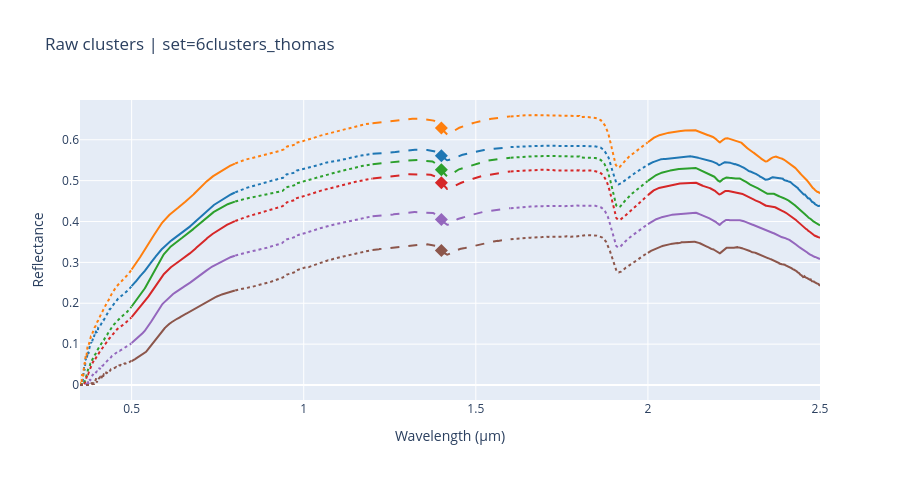
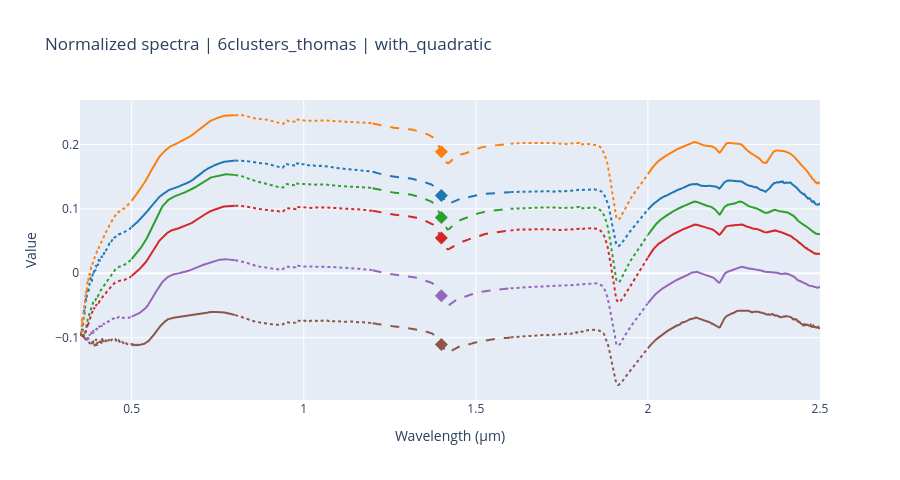
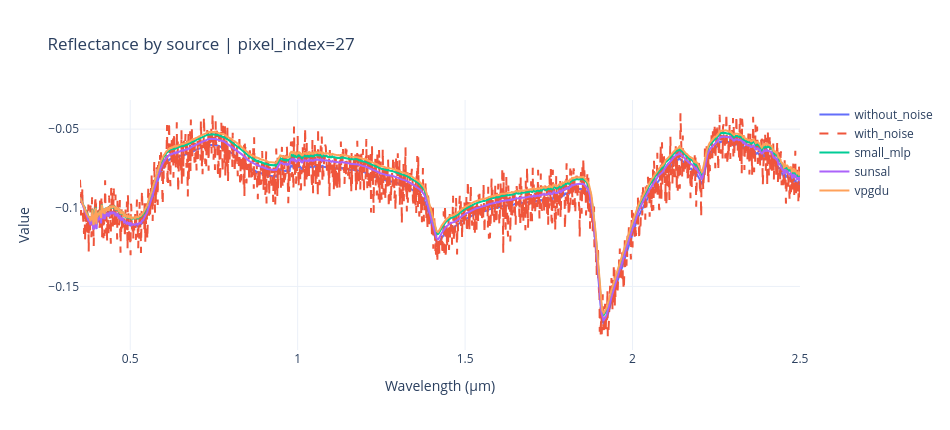
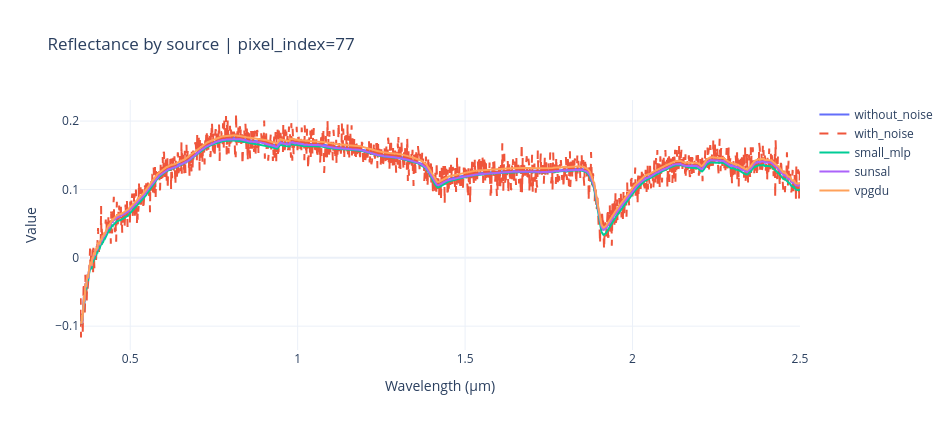

These figures' notebook cell, in order:
### Code cell
from clusters_unmixing.utils import run_diagnostics_notebook
run_diagnostics_notebook(project_root=project_root)

### Figure 1 — Plotly figure (JSON) as saved in the notebook; plotly's stock layout.template omitted (floating-point values rounded to 4 significant figures; data arrays with more than 128 entries replaced by an {"elided": "..."} marker saying what was removed)
{"data": [{"hovertemplate": "cluster=%{fullData.name}<br>wavelength=%{x:.3f} um<br>value=%{y:.4f}<extra></extra>", "legendgroup": "Cluster 1", "line": {"color": "#1f77b4", "dash": "solid"}, "mode": "lines", "name": "Cluster 1", "showlegend": false, "type": "scatter", "x": {"elided": "301 float values"}, "y": {"elided": "301 float values"}}, {"hovertemplate": "cluster=%{fullData.name}<br>wavelength=%{x:.3f} um<br>value=%{y:.4f}<extra></extra>", "legendgroup": "Cluster 1", "line": {"color": "#1f77b4", "dash": "solid"}, "mode": "lines", "name": "Cluster 1", "showlegend": false, "type": "scatter", "x": {"elided": "501 float values"}, "y": {"elided": "501 float values"}}, {"hovertemplate": "cluster=%{fullData.name}<br>wavelength=%{x:.3f} um<br>value=%{y:.4f}<extra></extra>", "legendgroup": "Cluster 1", "line": {"color": "#1f77b4", "dash": "dash"}, "mode": "lines", "name": "Cluster 1", "showlegend": false, "type": "scatter", "x": {"elided": "401 float values"}, "y": {"elided": "401 float values"}}, {"hovertemplate": "cluster=%{fullData.name}<br>wavelength=%{x:.3f} um<br>value=%{y:.4f}<extra></extra>", "legendgroup": "Cluster 1", "marker": {"color": "#1f77b4", "size": 10, "symbol": "diamond"}, "mode": "markers", "name": "Cluster 1", "showlegend": false, "type": "scatter", "x": [1.4], "y": [0.5607]}, {"hovertemplate": "cluster=%{fullData.name}<br>wavelength=%{x:.3f} um<br>value=%{y:.4f}<extra></extra>", "legendgroup": "Cluster 1", "line": {"color": "#1f77b4", "dash": "dot"}, "mode": "lines", "name": "Cluster 1", "showlegend": false, "type": "scatter", "x": {"elided": "150 float values"}, "y": {"elided": "150 float values"}}, {"hovertemplate": "cluster=%{fullData.name}<br>wavelength=%{x:.3f} um<br>value=%{y:.4f}<extra></extra>", "legendgroup": "Cluster 1", "line": {"color": "#1f77b4", "dash": "dot"}, "mode": "lines", "name": "Cluster 1", "showlegend": false, "type": "scatter", "x": {"elided": "399 float values"}, "y": {"elided": "399 float values"}}, {"hovertemplate": "cluster=%{fullData.name}<br>wavelength=%{x:.3f} um<br>value=%{y:.4f}<extra></extra>", "legendgroup": "Cluster 1", "line": {"color": "#1f77b4", "dash": "dot"}, "mode": "lines", "name": "Cluster 1", "showlegend": false, "type": "scatter", "x": {"elided": "399 float values"}, "y": {"elided": "399 float values"}}, {"hovertemplate": "cluster=%{fullData.name}<br>wavelength=%{x:.3f} um<br>value=%{y:.4f}<extra></extra>", "legendgroup": "Cluster 2", "line": {"color": "#ff7f0e", "dash": "solid"}, "mode": "lines", "name": "Cluster 2", "showlegend": false, "type": "scatter", "x": {"elided": "301 float values"}, "y": {"elided": "301 float values"}}, {"hovertemplate": "cluster=%{fullData.name}<br>wavelength=%{x:.3f} um<br>value=%{y:.4f}<extra></extra>", "legendgroup": "Cluster 2", "line": {"color": "#ff7f0e", "dash": "solid"}, "mode": "lines", "name": "Cluster 2", "showlegend": false, "type": "scatter", "x": {"elided": "501 float values"}, "y": {"elided": "501 float values"}}, {"hovertemplate": "cluster=%{fullData.name}<br>wavelength=%{x:.3f} um<br>value=%{y:.4f}<extra></extra>", "legendgroup": "Cluster 2", "line": {"color": "#ff7f0e", "dash": "dash"}, "mode": "lines", "name": "Cluster 2", "showlegend": false, "type": "scatter", "x": {"elided": "401 float values"}, "y": {"elided": "401 float values"}}, {"hovertemplate": "cluster=%{fullData.name}<br>wavelength=%{x:.3f} um<br>value=%{y:.4f}<extra></extra>", "legendgroup": "Cluster 2", "marker": {"color": "#ff7f0e", "size": 10, "symbol": "diamond"}, "mode": "markers", "name": "Cluster 2", "showlegend": false, "type": "scatter", "x": [1.4], "y": [0.6288]}, {"hovertemplate": "cluster=%{fullData.name}<br>wavelength=%{x:.3f} um<br>value=%{y:.4f}<extra></extra>", "legendgroup": "Cluster 2", "line": {"color": "#ff7f0e", "dash": "dot"}, "mode": "lines", "name": "Cluster 2", "showlegend": false, "type": "scatter", "x": {"elided": "150 float values"}, "y": {"elided": "150 float values"}}, {"hovertemplate": "cluster=%{fullData.name}<br>wavelength=%{x:.3f} um<br>value=%{y:.4f}<extra></extra>", "legendgroup": "Cluster 2", "line": {"color": "#ff7f0e", "dash": "dot"}, "mode": "lines", "name": "Cluster 2", "showlegend": false, "type": "scatter", "x": {"elided": "399 float values"}, "y": {"elided": "399 float values"}}, {"hovertemplate": "cluster=%{fullData.name}<br>wavelength=%{x:.3f} um<br>value=%{y:.4f}<extra></extra>", "legendgroup": "Cluster 2", "line": {"color": "#ff7f0e", "dash": "dot"}, "mode": "lines", "name": "Cluster 2", "showlegend": false, "type": "scatter", "x": {"elided": "399 float values"}, "y": {"elided": "399 float values"}}, {"hovertemplate": "cluster=%{fullData.name}<br>wavelength=%{x:.3f} um<br>value=%{y:.4f}<extra></extra>", "legendgroup": "Cluster 3", "line": {"color": "#2ca02c", "dash": "solid"}, "mode": "lines", "name": "Cluster 3", "showlegend": false, "type": "scatter", "x": {"elided": "301 float values"}, "y": {"elided": "301 float values"}}, {"hovertemplate": "cluster=%{fullData.name}<br>wavelength=%{x:.3f} um<br>value=%{y:.4f}<extra></extra>", "legendgroup": "Cluster 3", "line": {"color": "#2ca02c", "dash": "solid"}, "mode": "lines", "name": "Cluster 3", "showlegend": false, "type": "scatter", "x": {"elided": "501 float values"}, "y": {"elided": "501 float values"}}, {"hovertemplate": "cluster=%{fullData.name}<br>wavelength=%{x:.3f} um<br>value=%{y:.4f}<extra></extra>", "legendgroup": "Cluster 3", "line": {"color": "#2ca02c", "dash": "dash"}, "mode": "lines", "name": "Cluster 3", "showlegend": false, "type": "scatter", "x": {"elided": "401 float values"}, "y": {"elided": "401 float values"}}, {"hovertemplate": "cluster=%{fullData.name}<br>wavelength=%{x:.3f} um<br>value=%{y:.4f}<extra></extra>", "legendgroup": "Cluster 3", "marker": {"color": "#2ca02c", "size": 10, "symbol": "diamond"}, "mode": "markers", "name": "Cluster 3", "showlegend": false, "type": "scatter", "x": [1.4], "y": [0.5267]}, {"hovertemplate": "cluster=%{fullData.name}<br>wavelength=%{x:.3f} um<br>value=%{y:.4f}<extra></extra>", "legendgroup": "Cluster 3", "line": {"color": "#2ca02c", "dash": "dot"}, "mode": "lines", "name": "Cluster 3", "showlegend": false, "type": "scatter", "x": {"elided": "150 float values"}, "y": {"elided": "150 float values"}}, {"hovertemplate": "cluster=%{fullData.name}<br>wavelength=%{x:.3f} um<br>value=%{y:.4f}<extra></extra>", "legendgroup": "Cluster 3", "line": {"color": "#2ca02c", "dash": "dot"}, "mode": "lines", "name": "Cluster 3", "showlegend": false, "type": "scatter", "x": {"elided": "399 float values"}, "y": {"elided": "399 float values"}}, {"hovertemplate": "cluster=%{fullData.name}<br>wavelength=%{x:.3f} um<br>value=%{y:.4f}<extra></extra>", "legendgroup": "Cluster 3", "line": {"color": "#2ca02c", "dash": "dot"}, "mode": "lines", "name": "Cluster 3", "showlegend": false, "type": "scatter", "x": {"elided": "399 float values"}, "y": {"elided": "399 float values"}}, {"hovertemplate": "cluster=%{fullData.name}<br>wavelength=%{x:.3f} um<br>value=%{y:.4f}<extra></extra>", "legendgroup": "Cluster 4", "line": {"color": "#d62728", "dash": "solid"}, "mode": "lines", "name": "Cluster 4", "showlegend": false, "type": "scatter", "x": {"elided": "301 float values"}, "y": {"elided": "301 float values"}}, {"hovertemplate": "cluster=%{fullData.name}<br>wavelength=%{x:.3f} um<br>value=%{y:.4f}<extra></extra>", "legendgroup": "Cluster 4", "line": {"color": "#d62728", "dash": "solid"}, "mode": "lines", "name": "Cluster 4", "showlegend": false, "type": "scatter", "x": {"elided": "501 float values"}, "y": {"elided": "501 float values"}}, {"hovertemplate": "cluster=%{fullData.name}<br>wavelength=%{x:.3f} um<br>value=%{y:.4f}<extra></extra>", "legendgroup": "Cluster 4", "line": {"color": "#d62728", "dash": "dash"}, "mode": "lines", "name": "Cluster 4", "showlegend": false, "type": "scatter", "x": {"elided": "401 float values"}, "y": {"elided": "401 float values"}}, {"hovertemplate": "cluster=%{fullData.name}<br>wavelength=%{x:.3f} um<br>value=%{y:.4f}<extra></extra>", "legendgroup": "Cluster 4", "marker": {"color": "#d62728", "size": 10, "symbol": "diamond"}, "mode": "markers", "name": "Cluster 4", "showlegend": false, "type": "scatter", "x": [1.4], "y": [0.4949]}, {"hovertemplate": "cluster=%{fullData.name}<br>wavelength=%{x:.3f} um<br>value=%{y:.4f}<extra></extra>", "legendgroup": "Cluster 4", "line": {"color": "#d62728", "dash": "dot"}, "mode": "lines", "name": "Cluster 4", "showlegend": false, "type": "scatter", "x": {"elided": "150 float values"}, "y": {"elided": "150 float values"}}, {"hovertemplate": "cluster=%{fullData.name}<br>wavelength=%{x:.3f} um<br>value=%{y:.4f}<extra></extra>", "legendgroup": "Cluster 4", "line": {"color": "#d62728", "dash": "dot"}, "mode": "lines", "name": "Cluster 4", "showlegend": false, "type": "scatter", "x": {"elided": "399 float values"}, "y": {"elided": "399 float values"}}, {"hovertemplate": "cluster=%{fullData.name}<br>wavelength=%{x:.3f} um<br>value=%{y:.4f}<extra></extra>", "legendgroup": "Cluster 4", "line": {"color": "#d62728", "dash": "dot"}, "mode": "lines", "name": "Cluster 4", "showlegend": false, "type": "scatter", "x": {"elided": "399 float values"}, "y": {"elided": "399 float values"}}, {"hovertemplate": "cluster=%{fullData.name}<br>wavelength=%{x:.3f} um<br>value=%{y:.4f}<extra></extra>", "legendgroup": "Cluster 5", "line": {"color": "#9467bd", "dash": "solid"}, "mode": "lines", "name": "Cluster 5", "showlegend": false, "type": "scatter", "x": {"elided": "301 float values"}, "y": {"elided": "301 float values"}}, {"hovertemplate": "cluster=%{fullData.name}<br>wavelength=%{x:.3f} um<br>value=%{y:.4f}<extra></extra>", "legendgroup": "Cluster 5", "line": {"color": "#9467bd", "dash": "solid"}, "mode": "lines", "name": "Cluster 5", "showlegend": false, "type": "scatter", "x": {"elided": "501 float values"}, "y": {"elided": "501 float values"}}, {"hovertemplate": "cluster=%{fullData.name}<br>wavelength=%{x:.3f} um<br>value=%{y:.4f}<extra></extra>", "legendgroup": "Cluster 5", "line": {"color": "#9467bd", "dash": "dash"}, "mode": "lines", "name": "Cluster 5", "showlegend": false, "type": "scatter", "x": {"elided": "401 float values"}, "y": {"elided": "401 float values"}}, {"hovertemplate": "cluster=%{fullData.name}<br>wavelength=%{x:.3f} um<br>value=%{y:.4f}<extra></extra>", "legendgroup": "Cluster 5", "marker": {"color": "#9467bd", "size": 10, "symbol": "diamond"}, "mode": "markers", "name": "Cluster 5", "showlegend": false, "type": "scatter", "x": [1.4], "y": [0.405]}, {"hovertemplate": "cluster=%{fullData.name}<br>wavelength=%{x:.3f} um<br>value=%{y:.4f}<extra></extra>", "legendgroup": "Cluster 5", "line": {"color": "#9467bd", "dash": "dot"}, "mode": "lines", "name": "Cluster 5", "showlegend": false, "type": "scatter", "x": {"elided": "150 float values"}, "y": {"elided": "150 float values"}}, {"hovertemplate": "cluster=%{fullData.name}<br>wavelength=%{x:.3f} um<br>value=%{y:.4f}<extra></extra>", "legendgroup": "Cluster 5", "line": {"color": "#9467bd", "dash": "dot"}, "mode": "lines", "name": "Cluster 5", "showlegend": false, "type": "scatter", "x": {"elided": "399 float values"}, "y": {"elided": "399 float values"}}, {"hovertemplate": "cluster=%{fullData.name}<br>wavelength=%{x:.3f} um<br>value=%{y:.4f}<extra></extra>", "legendgroup": "Cluster 5", "line": {"color": "#9467bd", "dash": "dot"}, "mode": "lines", "name": "Cluster 5", "showlegend": false, "type": "scatter", "x": {"elided": "399 float values"}, "y": {"elided": "399 float values"}}, {"hovertemplate": "cluster=%{fullData.name}<br>wavelength=%{x:.3f} um<br>value=%{y:.4f}<extra></extra>", "legendgroup": "Cluster 6", "line": {"color": "#8c564b", "dash": "solid"}, "mode": "lines", "name": "Cluster 6", "showlegend": false, "type": "scatter", "x": {"elided": "301 float values"}, "y": {"elided": "301 float values"}}, {"hovertemplate": "cluster=%{fullData.name}<br>wavelength=%{x:.3f} um<br>value=%{y:.4f}<extra></extra>", "legendgroup": "Cluster 6", "line": {"color": "#8c564b", "dash": "solid"}, "mode": "lines", "name": "Cluster 6", "showlegend": false, "type": "scatter", "x": {"elided": "501 float values"}, "y": {"elided": "501 float values"}}, {"hovertemplate": "cluster=%{fullData.name}<br>wavelength=%{x:.3f} um<br>value=%{y:.4f}<extra></extra>", "legendgroup": "Cluster 6", "line": {"color": "#8c564b", "dash": "dash"}, "mode": "lines", "name": "Cluster 6", "showlegend": false, "type": "scatter", "x": {"elided": "401 float values"}, "y": {"elided": "401 float values"}}, {"hovertemplate": "cluster=%{fullData.name}<br>wavelength=%{x:.3f} um<br>value=%{y:.4f}<extra></extra>", "legendgroup": "Cluster 6", "marker": {"color": "#8c564b", "size": 10, "symbol": "diamond"}, "mode": "markers", "name": "Cluster 6", "showlegend": false, "type": "scatter", "x": [1.4], "y": [0.3293]}, {"hovertemplate": "cluster=%{fullData.name}<br>wavelength=%{x:.3f} um<br>value=%{y:.4f}<extra></extra>", "legendgroup": "Cluster 6", "line": {"color": "#8c564b", "dash": "dot"}, "mode": "lines", "name": "Cluster 6", "showlegend": false, "type": "scatter", "x": {"elided": "150 float values"}, "y": {"elided": "150 float values"}}, {"hovertemplate": "cluster=%{fullData.name}<br>wavelength=%{x:.3f} um<br>value=%{y:.4f}<extra></extra>", "legendgroup": "Cluster 6", "line": {"color": "#8c564b", "dash": "dot"}, "mode": "lines", "name": "Cluster 6", "showlegend": false, "type": "scatter", "x": {"elided": "399 float values"}, "y": {"elided": "399 float values"}}, {"hovertemplate": "cluster=%{fullData.name}<br>wavelength=%{x:.3f} um<br>value=%{y:.4f}<extra></extra>", "legendgroup": "Cluster 6", "line": {"color": "#8c564b", "dash": "dot"}, "mode": "lines", "name": "Cluster 6", "showlegend": false, "type": "scatter", "x": {"elided": "399 float values"}, "y": {"elided": "399 float values"}}], "layout": {"height": 480, "title": {"text": "Raw clusters | set=6clusters_thomas"}, "xaxis": {"title": {"text": "Wavelength (µm)"}}, "yaxis": {"title": {"text": "Reflectance"}}}}

### Figure 2 — Plotly figure (JSON) as saved in the notebook; plotly's stock layout.template omitted (floating-point values rounded to 4 significant figures; data arrays with more than 128 entries replaced by an {"elided": "..."} marker saying what was removed)
{"data": [{"hovertemplate": "cluster=%{fullData.name}<br>wavelength=%{x:.3f} um<br>value=%{y:.4f}<extra></extra>", "legendgroup": "Cluster 1", "line": {"color": "#1f77b4", "dash": "solid"}, "mode": "lines", "name": "Cluster 1", "showlegend": false, "type": "scatter", "x": {"elided": "301 float values"}, "y": {"elided": "301 float values"}}, {"hovertemplate": "cluster=%{fullData.name}<br>wavelength=%{x:.3f} um<br>value=%{y:.4f}<extra></extra>", "legendgroup": "Cluster 1", "line": {"color": "#1f77b4", "dash": "solid"}, "mode": "lines", "name": "Cluster 1", "showlegend": false, "type": "scatter", "x": {"elided": "501 float values"}, "y": {"elided": "501 float values"}}, {"hovertemplate": "cluster=%{fullData.name}<br>wavelength=%{x:.3f} um<br>value=%{y:.4f}<extra></extra>", "legendgroup": "Cluster 1", "line": {"color": "#1f77b4", "dash": "dash"}, "mode": "lines", "name": "Cluster 1", "showlegend": false, "type": "scatter", "x": {"elided": "401 float values"}, "y": {"elided": "401 float values"}}, {"hovertemplate": "cluster=%{fullData.name}<br>wavelength=%{x:.3f} um<br>value=%{y:.4f}<extra></extra>", "legendgroup": "Cluster 1", "marker": {"color": "#1f77b4", "size": 10, "symbol": "diamond"}, "mode": "markers", "name": "Cluster 1", "showlegend": false, "type": "scatter", "x": [1.4], "y": [0.1207]}, {"hovertemplate": "cluster=%{fullData.name}<br>wavelength=%{x:.3f} um<br>value=%{y:.4f}<extra></extra>", "legendgroup": "Cluster 1", "line": {"color": "#1f77b4", "dash": "dot"}, "mode": "lines", "name": "Cluster 1", "showlegend": false, "type": "scatter", "x": {"elided": "150 float values"}, "y": {"elided": "150 float values"}}, {"hovertemplate": "cluster=%{fullData.name}<br>wavelength=%{x:.3f} um<br>value=%{y:.4f}<extra></extra>", "legendgroup": "Cluster 1", "line": {"color": "#1f77b4", "dash": "dot"}, "mode": "lines", "name": "Cluster 1", "showlegend": false, "type": "scatter", "x": {"elided": "399 float values"}, "y": {"elided": "399 float values"}}, {"hovertemplate": "cluster=%{fullData.name}<br>wavelength=%{x:.3f} um<br>value=%{y:.4f}<extra></extra>", "legendgroup": "Cluster 1", "line": {"color": "#1f77b4", "dash": "dot"}, "mode": "lines", "name": "Cluster 1", "showlegend": false, "type": "scatter", "x": {"elided": "399 float values"}, "y": {"elided": "399 float values"}}, {"hovertemplate": "cluster=%{fullData.name}<br>wavelength=%{x:.3f} um<br>value=%{y:.4f}<extra></extra>", "legendgroup": "Cluster 2", "line": {"color": "#ff7f0e", "dash": "solid"}, "mode": "lines", "name": "Cluster 2", "showlegend": false, "type": "scatter", "x": {"elided": "301 float values"}, "y": {"elided": "301 float values"}}, {"hovertemplate": "cluster=%{fullData.name}<br>wavelength=%{x:.3f} um<br>value=%{y:.4f}<extra></extra>", "legendgroup": "Cluster 2", "line": {"color": "#ff7f0e", "dash": "solid"}, "mode": "lines", "name": "Cluster 2", "showlegend": false, "type": "scatter", "x": {"elided": "501 float values"}, "y": {"elided": "501 float values"}}, {"hovertemplate": "cluster=%{fullData.name}<br>wavelength=%{x:.3f} um<br>value=%{y:.4f}<extra></extra>", "legendgroup": "Cluster 2", "line": {"color": "#ff7f0e", "dash": "dash"}, "mode": "lines", "name": "Cluster 2", "showlegend": false, "type": "scatter", "x": {"elided": "401 float values"}, "y": {"elided": "401 float values"}}, {"hovertemplate": "cluster=%{fullData.name}<br>wavelength=%{x:.3f} um<br>value=%{y:.4f}<extra></extra>", "legendgroup": "Cluster 2", "marker": {"color": "#ff7f0e", "size": 10, "symbol": "diamond"}, "mode": "markers", "name": "Cluster 2", "showlegend": false, "type": "scatter", "x": [1.4], "y": [0.1888]}, {"hovertemplate": "cluster=%{fullData.name}<br>wavelength=%{x:.3f} um<br>value=%{y:.4f}<extra></extra>", "legendgroup": "Cluster 2", "line": {"color": "#ff7f0e", "dash": "dot"}, "mode": "lines", "name": "Cluster 2", "showlegend": false, "type": "scatter", "x": {"elided": "150 float values"}, "y": {"elided": "150 float values"}}, {"hovertemplate": "cluster=%{fullData.name}<br>wavelength=%{x:.3f} um<br>value=%{y:.4f}<extra></extra>", "legendgroup": "Cluster 2", "line": {"color": "#ff7f0e", "dash": "dot"}, "mode": "lines", "name": "Cluster 2", "showlegend": false, "type": "scatter", "x": {"elided": "399 float values"}, "y": {"elided": "399 float values"}}, {"hovertemplate": "cluster=%{fullData.name}<br>wavelength=%{x:.3f} um<br>value=%{y:.4f}<extra></extra>", "legendgroup": "Cluster 2", "line": {"color": "#ff7f0e", "dash": "dot"}, "mode": "lines", "name": "Cluster 2", "showlegend": false, "type": "scatter", "x": {"elided": "399 float values"}, "y": {"elided": "399 float values"}}, {"hovertemplate": "cluster=%{fullData.name}<br>wavelength=%{x:.3f} um<br>value=%{y:.4f}<extra></extra>", "legendgroup": "Cluster 3", "line": {"color": "#2ca02c", "dash": "solid"}, "mode": "lines", "name": "Cluster 3", "showlegend": false, "type": "scatter", "x": {"elided": "301 float values"}, "y": {"elided": "301 float values"}}, {"hovertemplate": "cluster=%{fullData.name}<br>wavelength=%{x:.3f} um<br>value=%{y:.4f}<extra></extra>", "legendgroup": "Cluster 3", "line": {"color": "#2ca02c", "dash": "solid"}, "mode": "lines", "name": "Cluster 3", "showlegend": false, "type": "scatter", "x": {"elided": "501 float values"}, "y": {"elided": "501 float values"}}, {"hovertemplate": "cluster=%{fullData.name}<br>wavelength=%{x:.3f} um<br>value=%{y:.4f}<extra></extra>", "legendgroup": "Cluster 3", "line": {"color": "#2ca02c", "dash": "dash"}, "mode": "lines", "name": "Cluster 3", "showlegend": false, "type": "scatter", "x": {"elided": "401 float values"}, "y": {"elided": "401 float values"}}, {"hovertemplate": "cluster=%{fullData.name}<br>wavelength=%{x:.3f} um<br>value=%{y:.4f}<extra></extra>", "legendgroup": "Cluster 3", "marker": {"color": "#2ca02c", "size": 10, "symbol": "diamond"}, "mode": "markers", "name": "Cluster 3", "showlegend": false, "type": "scatter", "x": [1.4], "y": [0.08667]}, {"hovertemplate": "cluster=%{fullData.name}<br>wavelength=%{x:.3f} um<br>value=%{y:.4f}<extra></extra>", "legendgroup": "Cluster 3", "line": {"color": "#2ca02c", "dash": "dot"}, "mode": "lines", "name": "Cluster 3", "showlegend": false, "type": "scatter", "x": {"elided": "150 float values"}, "y": {"elided": "150 float values"}}, {"hovertemplate": "cluster=%{fullData.name}<br>wavelength=%{x:.3f} um<br>value=%{y:.4f}<extra></extra>", "legendgroup": "Cluster 3", "line": {"color": "#2ca02c", "dash": "dot"}, "mode": "lines", "name": "Cluster 3", "showlegend": false, "type": "scatter", "x": {"elided": "399 float values"}, "y": {"elided": "399 float values"}}, {"hovertemplate": "cluster=%{fullData.name}<br>wavelength=%{x:.3f} um<br>value=%{y:.4f}<extra></extra>", "legendgroup": "Cluster 3", "line": {"color": "#2ca02c", "dash": "dot"}, "mode": "lines", "name": "Cluster 3", "showlegend": false, "type": "scatter", "x": {"elided": "399 float values"}, "y": {"elided": "399 float values"}}, {"hovertemplate": "cluster=%{fullData.name}<br>wavelength=%{x:.3f} um<br>value=%{y:.4f}<extra></extra>", "legendgroup": "Cluster 4", "line": {"color": "#d62728", "dash": "solid"}, "mode": "lines", "name": "Cluster 4", "showlegend": false, "type": "scatter", "x": {"elided": "301 float values"}, "y": {"elided": "301 float values"}}, {"hovertemplate": "cluster=%{fullData.name}<br>wavelength=%{x:.3f} um<br>value=%{y:.4f}<extra></extra>", "legendgroup": "Cluster 4", "line": {"color": "#d62728", "dash": "solid"}, "mode": "lines", "name": "Cluster 4", "showlegend": false, "type": "scatter", "x": {"elided": "501 float values"}, "y": {"elided": "501 float values"}}, {"hovertemplate": "cluster=%{fullData.name}<br>wavelength=%{x:.3f} um<br>value=%{y:.4f}<extra></extra>", "legendgroup": "Cluster 4", "line": {"color": "#d62728", "dash": "dash"}, "mode": "lines", "name": "Cluster 4", "showlegend": false, "type": "scatter", "x": {"elided": "401 float values"}, "y": {"elided": "401 float values"}}, {"hovertemplate": "cluster=%{fullData.name}<br>wavelength=%{x:.3f} um<br>value=%{y:.4f}<extra></extra>", "legendgroup": "Cluster 4", "marker": {"color": "#d62728", "size": 10, "symbol": "diamond"}, "mode": "markers", "name": "Cluster 4", "showlegend": false, "type": "scatter", "x": [1.4], "y": [0.05494]}, {"hovertemplate": "cluster=%{fullData.name}<br>wavelength=%{x:.3f} um<br>value=%{y:.4f}<extra></extra>", "legendgroup": "Cluster 4", "line": {"color": "#d62728", "dash": "dot"}, "mode": "lines", "name": "Cluster 4", "showlegend": false, "type": "scatter", "x": {"elided": "150 float values"}, "y": {"elided": "150 float values"}}, {"hovertemplate": "cluster=%{fullData.name}<br>wavelength=%{x:.3f} um<br>value=%{y:.4f}<extra></extra>", "legendgroup": "Cluster 4", "line": {"color": "#d62728", "dash": "dot"}, "mode": "lines", "name": "Cluster 4", "showlegend": false, "type": "scatter", "x": {"elided": "399 float values"}, "y": {"elided": "399 float values"}}, {"hovertemplate": "cluster=%{fullData.name}<br>wavelength=%{x:.3f} um<br>value=%{y:.4f}<extra></extra>", "legendgroup": "Cluster 4", "line": {"color": "#d62728", "dash": "dot"}, "mode": "lines", "name": "Cluster 4", "showlegend": false, "type": "scatter", "x": {"elided": "399 float values"}, "y": {"elided": "399 float values"}}, {"hovertemplate": "cluster=%{fullData.name}<br>wavelength=%{x:.3f} um<br>value=%{y:.4f}<extra></extra>", "legendgroup": "Cluster 5", "line": {"color": "#9467bd", "dash": "solid"}, "mode": "lines", "name": "Cluster 5", "showlegend": false, "type": "scatter", "x": {"elided": "301 float values"}, "y": {"elided": "301 float values"}}, {"hovertemplate": "cluster=%{fullData.name}<br>wavelength=%{x:.3f} um<br>value=%{y:.4f}<extra></extra>", "legendgroup": "Cluster 5", "line": {"color": "#9467bd", "dash": "solid"}, "mode": "lines", "name": "Cluster 5", "showlegend": false, "type": "scatter", "x": {"elided": "501 float values"}, "y": {"elided": "501 float values"}}, {"hovertemplate": "cluster=%{fullData.name}<br>wavelength=%{x:.3f} um<br>value=%{y:.4f}<extra></extra>", "legendgroup": "Cluster 5", "line": {"color": "#9467bd", "dash": "dash"}, "mode": "lines", "name": "Cluster 5", "showlegend": false, "type": "scatter", "x": {"elided": "401 float values"}, "y": {"elided": "401 float values"}}, {"hovertemplate": "cluster=%{fullData.name}<br>wavelength=%{x:.3f} um<br>value=%{y:.4f}<extra></extra>", "legendgroup": "Cluster 5", "marker": {"color": "#9467bd", "size": 10, "symbol": "diamond"}, "mode": "markers", "name": "Cluster 5", "showlegend": false, "type": "scatter", "x": [1.4], "y": [-0.03497]}, {"hovertemplate": "cluster=%{fullData.name}<br>wavelength=%{x:.3f} um<br>value=%{y:.4f}<extra></extra>", "legendgroup": "Cluster 5", "line": {"color": "#9467bd", "dash": "dot"}, "mode": "lines", "name": "Cluster 5", "showlegend": false, "type": "scatter", "x": {"elided": "150 float values"}, "y": {"elided": "150 float values"}}, {"hovertemplate": "cluster=%{fullData.name}<br>wavelength=%{x:.3f} um<br>value=%{y:.4f}<extra></extra>", "legendgroup": "Cluster 5", "line": {"color": "#9467bd", "dash": "dot"}, "mode": "lines", "name": "Cluster 5", "showlegend": false, "type": "scatter", "x": {"elided": "399 float values"}, "y": {"elided": "399 float values"}}, {"hovertemplate": "cluster=%{fullData.name}<br>wavelength=%{x:.3f} um<br>value=%{y:.4f}<extra></extra>", "legendgroup": "Cluster 5", "line": {"color": "#9467bd", "dash": "dot"}, "mode": "lines", "name": "Cluster 5", "showlegend": false, "type": "scatter", "x": {"elided": "399 float values"}, "y": {"elided": "399 float values"}}, {"hovertemplate": "cluster=%{fullData.name}<br>wavelength=%{x:.3f} um<br>value=%{y:.4f}<extra></extra>", "legendgroup": "Cluster 6", "line": {"color": "#8c564b", "dash": "solid"}, "mode": "lines", "name": "Cluster 6", "showlegend": false, "type": "scatter", "x": {"elided": "301 float values"}, "y": {"elided": "301 float values"}}, {"hovertemplate": "cluster=%{fullData.name}<br>wavelength=%{x:.3f} um<br>value=%{y:.4f}<extra></extra>", "legendgroup": "Cluster 6", "line": {"color": "#8c564b", "dash": "solid"}, "mode": "lines", "name": "Cluster 6", "showlegend": false, "type": "scatter", "x": {"elided": "501 float values"}, "y": {"elided": "501 float values"}}, {"hovertemplate": "cluster=%{fullData.name}<br>wavelength=%{x:.3f} um<br>value=%{y:.4f}<extra></extra>", "legendgroup": "Cluster 6", "line": {"color": "#8c564b", "dash": "dash"}, "mode": "lines", "name": "Cluster 6", "showlegend": false, "type": "scatter", "x": {"elided": "401 float values"}, "y": {"elided": "401 float values"}}, {"hovertemplate": "cluster=%{fullData.name}<br>wavelength=%{x:.3f} um<br>value=%{y:.4f}<extra></extra>", "legendgroup": "Cluster 6", "marker": {"color": "#8c564b", "size": 10, "symbol": "diamond"}, "mode": "markers", "name": "Cluster 6", "showlegend": false, "type": "scatter", "x": [1.4], "y": [-0.1107]}, {"hovertemplate": "cluster=%{fullData.name}<br>wavelength=%{x:.3f} um<br>value=%{y:.4f}<extra></extra>", "legendgroup": "Cluster 6", "line": {"color": "#8c564b", "dash": "dot"}, "mode": "lines", "name": "Cluster 6", "showlegend": false, "type": "scatter", "x": {"elided": "150 float values"}, "y": {"elided": "150 float values"}}, {"hovertemplate": "cluster=%{fullData.name}<br>wavelength=%{x:.3f} um<br>value=%{y:.4f}<extra></extra>", "legendgroup": "Cluster 6", "line": {"color": "#8c564b", "dash": "dot"}, "mode": "lines", "name": "Cluster 6", "showlegend": false, "type": "scatter", "x": {"elided": "399 float values"}, "y": {"elided": "399 float values"}}, {"hovertemplate": "cluster=%{fullData.name}<br>wavelength=%{x:.3f} um<br>value=%{y:.4f}<extra></extra>", "legendgroup": "Cluster 6", "line": {"color": "#8c564b", "dash": "dot"}, "mode": "lines", "name": "Cluster 6", "showlegend": false, "type": "scatter", "x": {"elided": "399 float values"}, "y": {"elided": "399 float values"}}], "layout": {"height": 480, "title": {"text": "Normalized spectra | 6clusters_thomas | with_quadratic"}, "xaxis": {"title": {"text": "Wavelength (µm)"}}, "yaxis": {"title": {"text": "Value"}}}}

### Figure 3 — Plotly figure (JSON) as saved in the notebook; plotly's stock layout.template omitted (floating-point values rounded to 4 significant figures; data arrays with more than 128 entries replaced by an {"elided": "..."} marker saying what was removed)
{"data": [{"mode": "lines", "name": "without_noise", "type": "scatter", "x": {"elided": "2151 float values"}, "y": {"elided": "2151 float values"}}, {"line": {"dash": "dash"}, "mode": "lines", "name": "with_noise", "type": "scatter", "x": {"elided": "2151 float values"}, "y": {"elided": "2151 float values"}}, {"mode": "lines", "name": "small_mlp", "type": "scatter", "x": {"elided": "2151 float values"}, "y": {"elided": "2151 float values"}}, {"mode": "lines", "name": "sunsal", "type": "scatter", "x": {"elided": "2151 float values"}, "y": {"elided": "2151 float values"}}, {"mode": "lines", "name": "vpgdu", "type": "scatter", "x": {"elided": "2151 float values"}, "y": {"elided": "2151 float values"}}], "layout": {"height": 430, "title": {"text": "Reflectance by source | pixel_index=27"}, "width": 950, "xaxis": {"title": {"text": "Wavelength (µm)"}}, "yaxis": {"title": {"text": "Value"}}}}

### Figure 4 — Plotly figure (JSON) as saved in the notebook; plotly's stock layout.template omitted (floating-point values rounded to 4 significant figures; data arrays with more than 128 entries replaced by an {"elided": "..."} marker saying what was removed)
{"data": [{"mode": "lines", "name": "without_noise", "type": "scatter", "x": {"elided": "2151 float values"}, "y": {"elided": "2151 float values"}}, {"line": {"dash": "dash"}, "mode": "lines", "name": "with_noise", "type": "scatter", "x": {"elided": "2151 float values"}, "y": {"elided": "2151 float values"}}, {"mode": "lines", "name": "small_mlp", "type": "scatter", "x": {"elided": "2151 float values"}, "y": {"elided": "2151 float values"}}, {"mode": "lines", "name": "sunsal", "type": "scatter", "x": {"elided": "2151 float values"}, "y": {"elided": "2151 float values"}}, {"mode": "lines", "name": "vpgdu", "type": "scatter", "x": {"elided": "2151 float values"}, "y": {"elided": "2151 float values"}}], "layout": {"height": 430, "title": {"text": "Reflectance by source | pixel_index=77"}, "width": 950, "xaxis": {"title": {"text": "Wavelength (µm)"}}, "yaxis": {"title": {"text": "Value"}}}}
